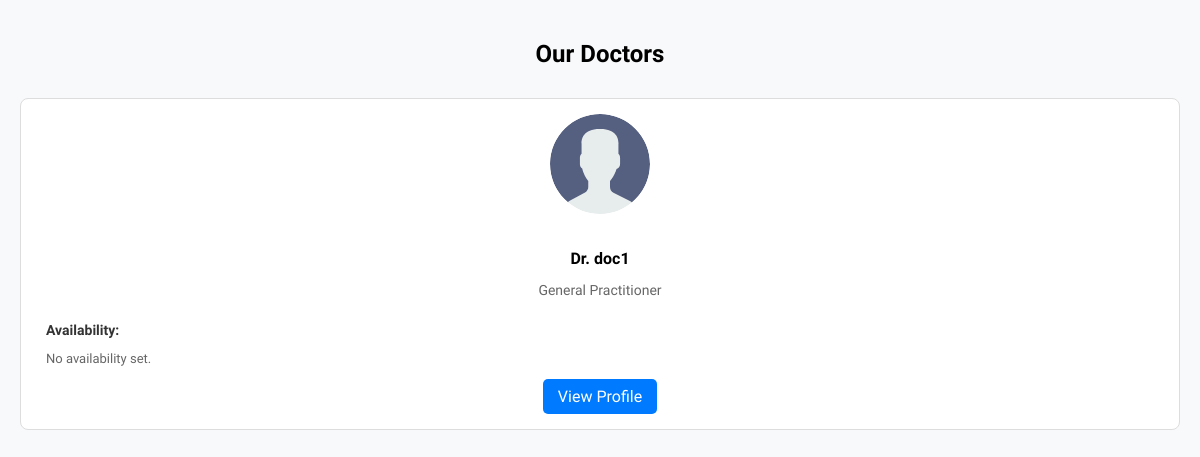
/doctors/ (signed in), run on the app's committed database.
### clinic/models.py (models this page shows)
class User(AbstractUser):
    ROLE_CHOICES = (
        ('patient', 'Patient'),
        ('doctor', 'Doctor'),
    )
    role = models.CharField(max_length=10, choices=ROLE_CHOICES, default='patient')
    name = models.CharField(max_length=200, null=True)
    email = models.EmailField(unique=True, null=True)
    bio = models.TextField(null=True, blank=True)
    avatar = models.ImageField(null=True, default="avatar.svg")
    USERNAME_FIELD = 'email'
    REQUIRED_FIELDS = ['username']

### clinic/views.py (the view)
# urls.py: path('doctors/', views.doctor_list, name='doctor_list'),
@login_required(login_url='login')
def doctor_list(request):
    doctors = User.objects.filter(role='doctor', is_active=True).prefetch_related('availability')
    context = {'doctors': doctors}
    return render(request, 'clinic/doctor_list.html', context)

### clinic/templates/clinic/doctor_list.html (shortened to what this page needs)
{% extends 'main.html' %}
{% load static %}
{% block content %}
<link rel="stylesheet" href="{% static 'styles/doctor_list.css' %}">
<div class="doctor-list-container">
    <h2>Our Doctors</h2>
    <div class="doctors-grid">
        {% for doctor in doctors %}
        <div class="doctor-card">
            <img src="{{ doctor.avatar.url }}" alt="Dr. {{ doctor.name }}">
            <h4>Dr. {{ doctor.name }}</h4>
            <p>{{ doctor.specialization.name|default:'General Practitioner' }}</p>
            <div class="availability-info">
                <h5>Availability:</h5>
                {% for slot in doctor.availability.all %}
                    <p><strong>{{ slot.day }}:</strong> {{ slot.start_time|time:"g:i A" }} - {{ slot.end_time|time:"g:i A" }}</p>
                {% empty %}
                    <p>No availability set.</p>
                {% endfor %}
            </div>
            <a href="{% url 'user-profile' doctor.id %}" class="btn">View Profile</a>
        </div>
        {% empty %}
        <p>No doctors are currently available.</p>
        {% endfor %}
    </div>
</div>
{% endblock %}

### static/styles/main.css (style rules this page uses)
body { margin: 0; font-family: 'Urbanist', sans-serif; background: #f8f9fa; }

### static/styles/doctor_list.css (style rules this page uses)
.doctor-list-container { padding: 20px; }
.doctor-list-container h2 { text-align: center; margin-bottom: 30px; }
.doctors-grid { display: grid; grid-template-columns: repeat(auto-fit, minmax(250px, 1fr)); gap: 20px; }
.doctor-card { background: #fff; border: 1px solid #ddd; border-radius: 8px; padding: 15px; text-align: center; }
.doctor-card img { width: 100px; height: 100px; border-radius: 50%; object-fit: cover; margin-bottom: 10px; }
.doctor-card h4 { margin-bottom: 5px; }
.doctor-card p { color: #666; font-size: 14px; margin-bottom: 15px; }
.btn { display: inline-block; padding: 8px 15px; background-color: #007bff; color: white; text-decoration: none; border-radius: 5px; }
.availability-info { margin-top: 15px; text-align: left; padding-left: 10px; }
.availability-info h5 { font-size: 14px; margin-bottom: 5px; color: #333; }
.availability-info p { font-size: 13px; margin-bottom: 3px; }
.btn { display: inline-block; padding: 8px 15px; background-color: #007bff; color: white; text-decoration: none; border-radius: 5px; margin-top: 10px; }

### data on the page
User: avatar (placeholder picture), name "doc1", specialization.name "General Practitioner"
